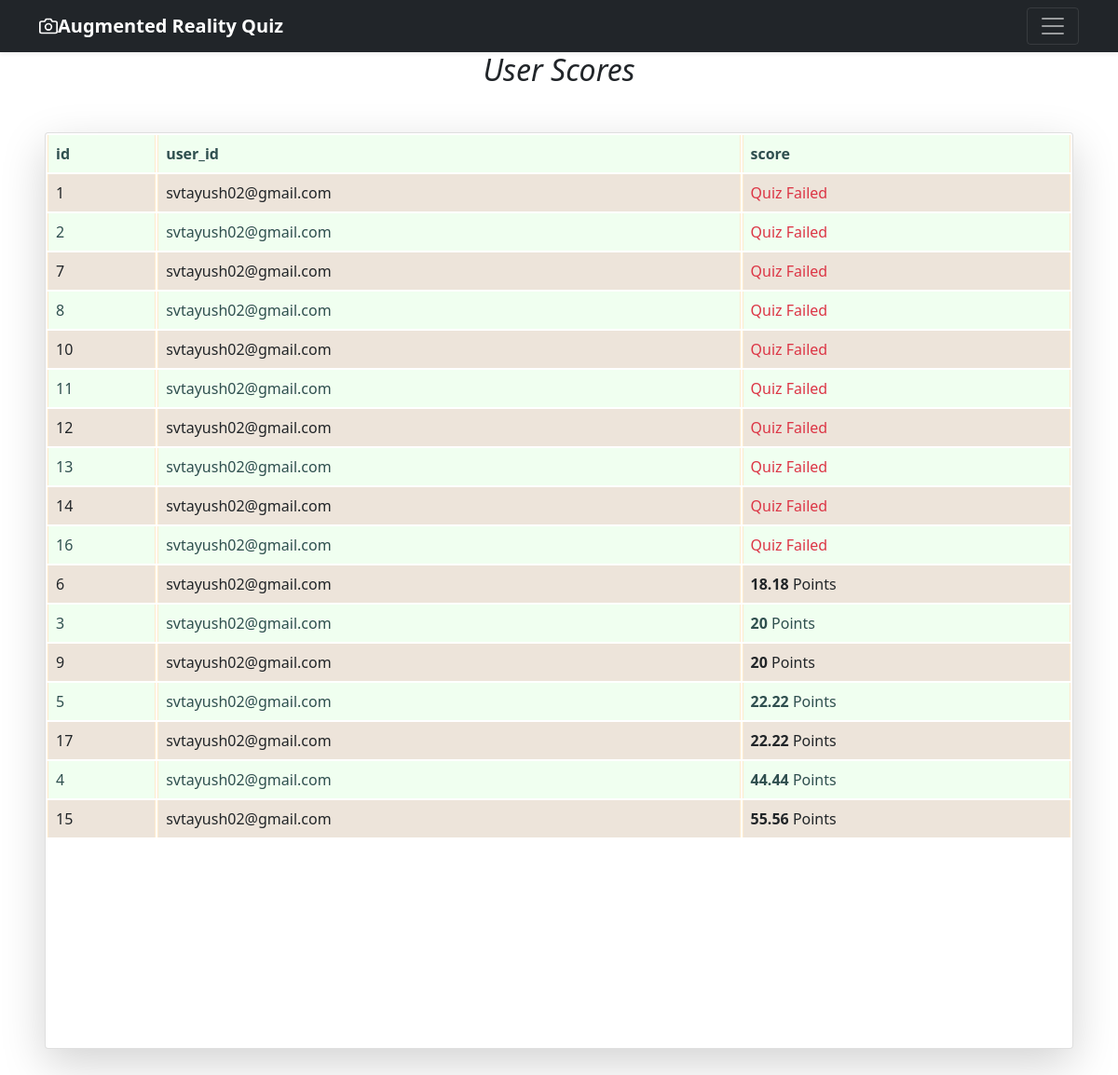
Page /score (signed in) on the committed database.
### database.py (models this page shows, shortened)
class Score(Base):
    __tablename__= "Scores"
    id = Column(Integer,primary_key=True)
    user_id = Column(Integer, ForeignKey('users.id'))
    score = Column(Integer,default=0)
    created_on=Column(DateTime, default=datetime.now)

### app.py (the view)
@app.route('/score')
def score():
    db=opendb()
    scores=db.query(Score).filter(Score.user_id==session.get('user_id',1)).order_by(Score.score)
    db.close()
    return render_template('score.html',scores=scores)

### app.py (called while the page is built)
def opendb():
    engine = create_engine("sqlite:///db.sqlite",echo=True)
    Session = sessionmaker(bind=engine)
    return Session()

### templates/score.html (shortened to what this page needs)
{% extends 'base.html' %}
{% block body %}
<i class="fa fa-align-center" aria-hidden="true"><center><h2>User Scores</h2></center></i>
<div class="card shadow-lg m-5">
    <table class="table table-striped table-bordered table-inverse table-responsive">
        <thead class="thead-inverse|thead-default">
            <tr>
                <th><b>id</b></th>
                <th><b>user_id</b></th>
                <th><b>score</b></th>
            </tr>
        </thead>
        <tbody>
            {% for item in scores %}
            <tr>
                <td >{{item.id}}</td>
                <td >{{session.email}}</td>
                <td >
                    {% if item.score==0 %}
                            <span class="text-danger">Quiz Failed</span>
                    {% else %}
                           <b>{{item.score}}</b> Points
                    {% endif %}
                </td>
            </tr>
            {% endfor %}
        </tbody>
    </table>
</div>
{% endblock body %}

### templates/score.html (style rules this page uses)
.table { --bs-table-bg: linen; --bs-table-accent-bg: honeydew; --bs-table-striped-color: #212528; --bs-table-striped-bg: rgba(0, 0, 0, 0.05); --bs-table-active-color: #212527; --bs-table-active-bg: rgba(0, 0, 0, 0.1); --bs-table-hover-color: #212529; --bs-table-hover-bg: rgba(0, 0, 0, 0.075); width: 100%; margin-bottom: 14rem; color: darkslategrey; vertical-align: baseline; border-color: blanchedalmond; }
table { caption-side: bottom; border-collapse: separate; }

### rows in the picture
Score: id "1", email "svtayush02@gmail.com", score "Quiz Failed"
Score: id "2", email "svtayush02@gmail.com", score "Quiz Failed"
Score: id "7", email "svtayush02@gmail.com", score "Quiz Failed"
Score: id "8", email "svtayush02@gmail.com", score "Quiz Failed"
Score: id "10", email "svtayush02@gmail.com", score "Quiz Failed"
Score: id "11", email "svtayush02@gmail.com", score "Quiz Failed"
Score: id "12", email "svtayush02@gmail.com", score "Quiz Failed"
Score: id "13", email "svtayush02@gmail.com", score "Quiz Failed"
Score: id "14", email "svtayush02@gmail.com", score "Quiz Failed"
Score: id "16", email "svtayush02@gmail.com", score "Quiz Failed"
Score: id "6", email "svtayush02@gmail.com", score "18.18"
Score: id "3", email "svtayush02@gmail.com", score "20"
Score: id "9", email "svtayush02@gmail.com", score "20"
Score: id "5", email "svtayush02@gmail.com", score "22.22"
Score: id "17", email "svtayush02@gmail.com", score "22.22"
Score: id "4", email "svtayush02@gmail.com", score "44.44"
Score: id "15", email "svtayush02@gmail.com", score "55.56"
